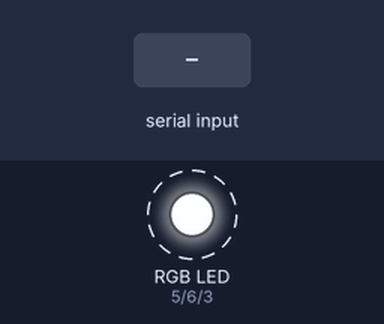
Simulated run of this sketch. Board: Arduino Uno, built with avr-gcc and run on an emulated ATmega328P. On the bench: an RGB LED mixed from three pins (HIGH = lit). Dashed ring = blinking. Inputs (shaded band) come from the test bench. What the sketch prints to the serial monitor is not drawn.

Above: at 1.2 s.
1.3 s: "cw\n" received over Serial
4.3 s: "ccw\n" received over Serial
7.3 s: "1\n" received over Serial
Timing chart, 0 to 16.3 s (numbered marks = the images above; inputs shaded):
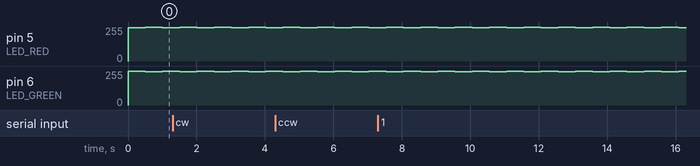

Measured:
- by itself, pin 5 (LED_RED), pin 6 (LED_GREEN): alternates 255/255 for 0.50 s and 250/255 for 0.50 s

The sketch:

Main.ino
```cpp
#include <SoftwareSerial.h>
#define RX 9
#define TX 10

#define MASTER_RX 11
#define MASTER_TX 12


#define LED_BLUE 3
#define LED_RED 5
#define LED_GREEN 6

SoftwareSerial BT(RX, TX);
SoftwareSerial MOTOR_CONTROL(MASTER_RX, MASTER_TX);

void ReadBT(String *cmd);

void setup() {

  init_LED();
  init_BT();
  init_Serial();
  init_MOTOR();

  Serial.println("Starting Program");
}
void init_BT() {
  pinMode(RX, INPUT);
  pinMode(TX, OUTPUT);
  BT.begin(9600);
}

void init_Serial() {
  Serial.begin(9600);
}

void init_MOTOR() {
  pinMode(MASTER_RX, INPUT);
  pinMode(MASTER_TX, OUTPUT);
  MOTOR_CONTROL.begin(9600);
}

void init_LED() {
  pinMode(LED_BLUE, OUTPUT);
  pinMode(LED_RED, OUTPUT);
  pinMode(LED_GREEN, OUTPUT);
  analogWrite(LED_BLUE, 255);
  analogWrite(LED_RED, 255);
  analogWrite(LED_GREEN, 255);

}

void loop() {
  /*
    String command[2];
    ReadBT(&command[0]);
  */
  ReadSerial();

  SendCommandMotor("cw");
  analogWrite(LED_BLUE, 255);
  analogWrite(LED_RED, 250);
  analogWrite(LED_GREEN, 255);
  delay(500);
  SendCommandMotor("ccw");
  analogWrite(LED_BLUE, 255);
  analogWrite(LED_RED, 255);
  analogWrite(LED_GREEN, 250);
  delay(500);
}

void SendCommandMotor(String cmd) {
  Serial.println(cmd);
  if (cmd.equals("cw")) {
    Serial.println("cmd: cw");
    MOTOR_CONTROL.print("1\n");
  }
  else if (cmd.equals("ccw")) {
    Serial.println("cmd: ccw");
    MOTOR_CONTROL.print("2\n");
  }
}

void ReadSerial() {
  String Test;
  Serial.print(Serial.available());
  if (Serial.available()) {
    Serial.print("\nTransmit Terminal Test: ");
    Test = Serial.readStringUntil('\n');
    Serial.print(Test);
    Serial.print("\n");
    BT.write('a');
  }
}

void ReadBT(String *cmd) {
  Serial.println(BT.available());
  if (BT.available()) {
    Serial.print("\nTransmit BT Test: ");
    cmd[0] = BT.readStringUntil('\n');
    cmd[1] = BT.readStringUntil('\n');
    Serial.print(cmd[0]);
    Serial.print(" " );
    Serial.print(cmd[1]);
    Serial.print("\n");
  }
}
```
